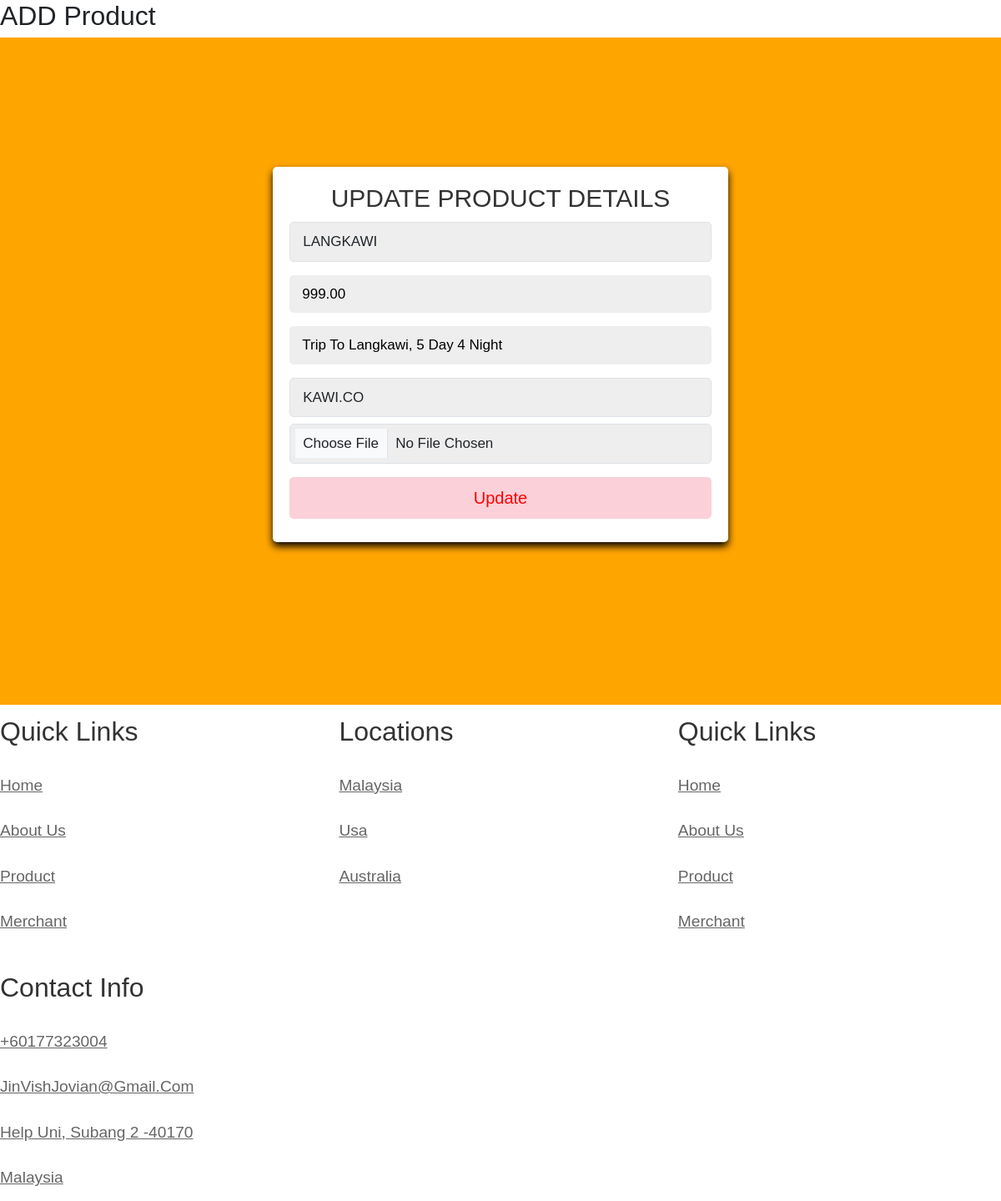
The page /update.php?updateid=14 on the database its author committed.
### tables this page shows
CREATE TABLE `product` (
  `id` int(11) NOT NULL,
  `name` varchar(200) NOT NULL,
  `price` decimal(5,2) NOT NULL,
  `description` varchar(200) NOT NULL,
  `company` varchar(200) NOT NULL,
  `image` varchar(255) NOT NULL
);

### update.php (the view, shortened to what this page needs)
<?php
include 'connect.php';
$id=$_GET['updateid'];
$sql= "Select * from `product` where id=$id";
$result= mysqli_query($con,$sql);
$row=mysqli_fetch_assoc($result);
$name=$row['name'];
$price=$row['price'];
$description=$row['description'];
$company=$row['company'];
?>
<!DOCTYPE html>
<html>
    <head>
        <link rel="stylesheet" href="">
        <link href="https://cdn.jsdelivr.net/npm/bootstrap@5.3.2/dist/css/bootstrap.min.css"
         rel="stylesheet"
>
         <link rel="stylesheet" href="loginStyle.css">
    </head>
    <body>
        <h1>ADD Product</h1>
        <div class="form-container">
    <form action="" method="post" enctype="multipart/form-data">
        <h3>Update Product Details</h3>
        <input type="text" name="name" placeholder="Product Name"
            class="form-control" value="<?php echo "$name";?>" >
        <input type="number" name="price" step="0.01" min="0"
        placeholder="Enter price" value="<?php echo "$price";?>" required>
        <input name="description"  placeholder="Product Description"
        value="<?php echo "$description";?>">
        <input type="text" name="Cname" placeholder="Company Name"
            class="form-control" value="<?php echo "$company";?>">
        <input type="file" name="file" placeholder="image"
            class="form-control">
        <input type="submit" name="submit" value="Update" class="form-btn">
    </form>
</div>
<section class="footer">
    <div class="box-container">
        <div class="box">
            <h3>quick links</h3>
            <a href="index2.html">home</a>
            <a href="#about">about us</a>
            <a href="#">product</a>
            <a href="#">merchant</a>
        </div>
        <div class="box">
            <h3>locations</h3>
            <a href="#">Malaysia</a>
            <a href="#">Usa</a>
            <a href="#">Australia</a>
        </div>
        <div class="box">
            <h3>quick links</h3>
            <a href="#">home</a>
            <a href="#">about us</a>
            <a href="#">product</a>
            <a href="#">merchant</a>
        </div>
        <div class="box">
            <h3>contact info</h3>
            <a href="#">+60177323004</a>
            <a href="#">JinVishJovian@gmail.com</a>
            <a href="#">Help Uni, subang 2 -40170</a>
            <a href="#">Malaysia</a>
        </div>
    </div>
    </section>
    </body>
</html>

### loginStyle.css (style rules this page uses)
* { margin:0; padding:0; box-sizing: border-box; font-family: Verdana, Verdana, Geneva, Tahoma, sans-serif; outline: none; border:none; text-decoration: none; text-transform:capitalize; transition: .2s linear; }
html { font-size: 80%; scroll-behavior: smooth; scroll-padding-top: 6rem; overflow-x: hidden; }
.form-container { min-height: 100vh; display: flex; align-items: center; justify-content: center; padding: 20px; padding-bottom: 60px; background:orange; }
.form-container form { padding: 20px; border-radius: 5px; box-shadow: 0 5px 10px rgba(0,0,0,1); background: #fff; text-align: center; }
.form-container form h3 { font-size: 30px; text-transform: uppercase; margin-bottom: 10px; color: #333; }
.form-container form input { width: 100%; padding: 10px 15px; font-size: 17px; margin: 8px 0; background: #eee; border-radius: 5px; }
.form-container form .form-btn { background: #fbd0d9; color: red; text-transform: capitalize; font-size: 20px; cursor: pointer; }
.footer .box-container { display:flex; flex-wrap: wrap; gap: 1.5rem; }
.footer .box-container .box { flex: 1 1 25rem; }
.footer .box-container .box h3 { color:#333; font-size: 2.5rem; padding: 1rem 0; }
.footer .box-container .box a { display: block; color: #666; font-size: 1.5rem; padding: 1rem 0; }

### rows shown on the page
product: name "LANGKAWI", price "999.00", description "Trip to langkawi, 5 day 4 night", Cname "KAWI.CO"
